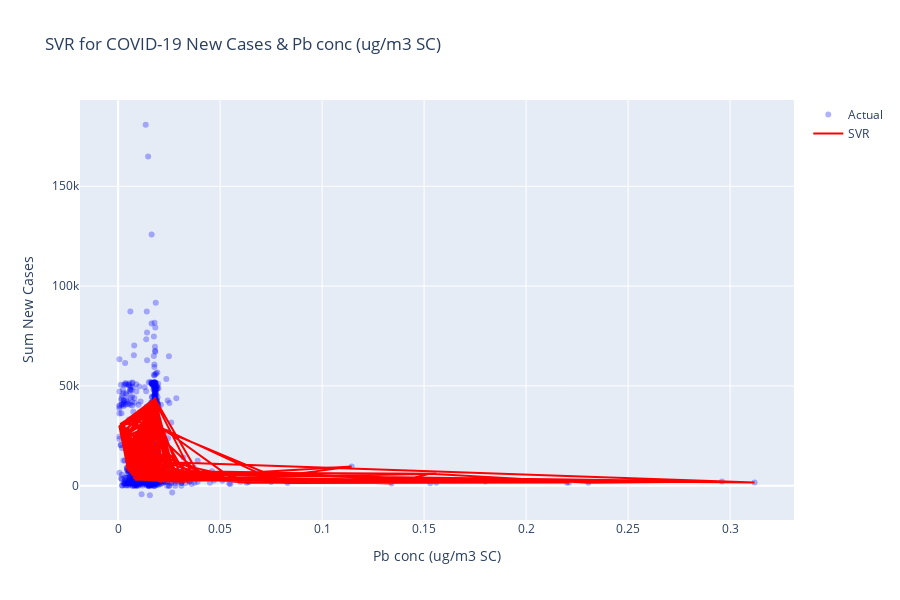

Notebook source saved alongside this figure:
### Code cell
## Perform regression modeling via SVR
x = NewData['Pb conc (ug/m3 SC)']
x = x.values.reshape(-1, 1)
y = NewData['Sum New Cases']
#--------------------------------------------------------------
# SVR model with hyperparameter optimization
#--------------------------------------------------------------
# Split the data into train and test sets
x_train, x_test, y_train, y_test = train_test_split(x, y, test_size=0.2, random_state=42)

# Create a pipeline with StandardScaler and SVR
pipeline = Pipeline([('scaler', StandardScaler()),
                     ('svr', SVR(kernel='rbf'))])

# Define the parameter grid for hyperparameter optimization
param_grid = {'svr__C': [10000, 1000000, 100],
              'svr__gamma': [10, 1000, 100]}
# param_grid = {'svr__C': [100, 1000, 100],
#               'svr__gamma': [1, 1000, 100]}

# Perform grid search with cross-validation on train data
grid_search = GridSearchCV(pipeline, param_grid)
grid_search.fit(x_train, y_train)

# Predict using best model on test data
best_svr = grid_search.best_estimator_
y_svr_pred_test = best_svr.predict(x_test)

# Calculate R2 and RMSE for SVR model
svr_r2 = r2_score(y_test, y_svr_pred_test)
svr_rmse = np.sqrt(mean_squared_error(y_test, y_svr_pred_test))

print("Model Evaluation")
print("\nSupport Vector Regression: RMSE=%.2f, R2=%.2f" % (svr_rmse, svr_r2))
print("Hyperparameters:", best_svr, "\n")

# Plot the model
import plotly.graph_objects as go

xtt = NewData['Pb conc (ug/m3 SC)']#df_chatter['date'].dt.strftime('%Y-%m-%d')
scatter_actual = go.Scatter(x=xtt, y=y, mode='markers', name='Actual', marker=dict(color='blue', opacity=0.3))

# line_regression = go.Scatter(x=xtt, y=y_linear_pred, mode='lines', name='LR', line=dict(color='red', dash='dash'))

y_svr_pred = best_svr.predict(x) # Plot on all data
line_svr = go.Scatter(x=xtt, y=y_svr_pred, mode='lines', name='SVR', line=dict(color='red'))

data = [scatter_actual, line_svr]

layout = go.Layout(xaxis=dict(title='Pb conc (ug/m3 SC)'),
                   yaxis=dict(title='Sum New Cases'),
                   title='SVR for COVID-19 New Cases & Pb conc (ug/m3 SC)',
                   showlegend=True,
                   height=600)

fig = go.Figure(data=data, layout=layout)
fig.show()

### Figure 1 — Plotly figure (JSON) as saved in the notebook; plotly's stock layout.template omitted (floating-point values rounded to 4 significant figures; data arrays with more than 128 entries replaced by an {"elided": "..."} marker saying what was removed)
{"data": [{"marker": {"color": "blue", "opacity": 0.3}, "mode": "markers", "name": "Actual", "x": {"elided": "713 float values"}, "y": {"elided": "713 float values"}, "type": "scatter"}, {"line": {"color": "red"}, "mode": "lines", "name": "SVR", "x": {"elided": "713 float values"}, "y": {"elided": "713 float values"}, "type": "scatter"}], "layout": {"height": 600, "showlegend": true, "title": {"text": "SVR for COVID-19 New Cases & Pb conc (ug/m3 SC)"}, "xaxis": {"title": {"text": "Pb conc (ug/m3 SC)"}}, "yaxis": {"title": {"text": "Sum New Cases"}}}}
